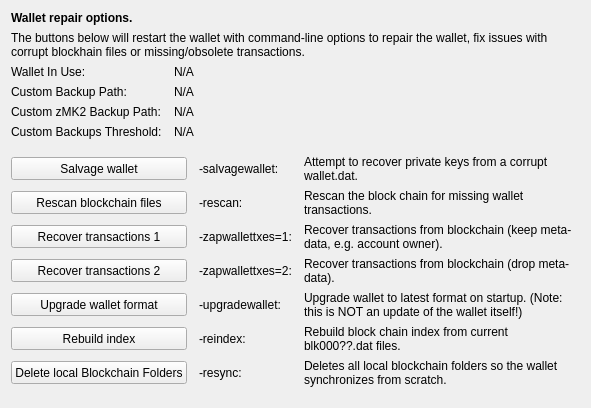
     <widget class="QWidget" name="tab_repair">
      <attribute name="title">
       <string>&amp;Wallet Repair</string>
      </attribute>
      <layout class="QGridLayout" name="gridLayout_4" columnstretch="0,0,0,0">
       <property name="horizontalSpacing">
        <number>12</number>
       </property>
       <item row="0" column="0" colspan="4">
        <widget class="QLabel" name="label_repair_header">
         <property name="font">
          <font>
           <weight>75</weight>
           <bold>true</bold>
          </font>
         </property>
         <property name="text">
          <string>Wallet repair options.</string>
         </property>
        </widget>
       </item>
       <item row="1" column="0" colspan="4">
        <widget class="QLabel" name="label_repair_helptext">
         <property name="font">
          <font>
           <weight>50</weight>
           <bold>false</bold>
          </font>
         </property>
         <property name="text">
          <string>The buttons below will restart the wallet with command-line options to repair the wallet, fix issues with corrupt blockhain files or missing/obsolete transactions.</string>
         </property>
         <property name="wordWrap">
          <bool>true</bool>
         </property>
        </widget>
       </item>
       <item row="2" column="0">
        <widget class="QLabel" name="wallet_path_label">
         <property name="text">
          <string>Wallet In Use:</string>
         </property>
        </widget>
       </item>
       <item row="2" column="1" colspan="3">
        <widget class="QLabel" name="wallet_path">
         <property name="cursor">
          <cursorShape>IBeamCursor</cursorShape>
         </property>
         <property name="text">
          <string>N/A</string>
         </property>
         <property name="textFormat">
          <enum>Qt::PlainText</enum>
         </property>
         <property name="textInteractionFlags">
          <set>Qt::LinksAccessibleByMouse|Qt::TextSelectableByKeyboard|Qt::TextSelectableByMouse</set>
         </property>
        </widget>
       </item>
       <item row="3" column="0">
        <widget class="QLabel" name="wallet_custombackuppath_label">
         <property name="visible">
          <bool>false</bool>
         </property>
         <property name="text">
          <string>Custom Backup Path:</string>
         </property>
        </widget>
       </item>
       <item row="3" column="1" colspan="3">
        <widget class="QLabel" name="wallet_custombackuppath">
         <property name="cursor">
          <cursorShape>IBeamCursor</cursorShape>
         </property>
         <property name="visible">
          <bool>false</bool>
         </property>
         <property name="text">
          <string>N/A</string>
         </property>
         <property name="textFormat">
          <enum>Qt::PlainText</enum>
         </property>
         <property name="textInteractionFlags">
          <set>Qt::LinksAccessibleByMouse|Qt::TextSelectableByKeyboard|Qt::TextSelectableByMouse</set>
         </property>
        </widget>
       </item>
       <item row="4" column="0">
        <widget class="QLabel" name="wallet_customzmk2backuppath_label">
         <property name="visible">
          <bool>false</bool>
         </property>
         <property name="text">
          <string>Custom zMK2 Backup Path:</string>
         </property>
        </widget>
       </item>
       <item row="4" column="1" colspan="3">
        <widget class="QLabel" name="wallet_customzmk2backuppath">
         <property name="cursor">
          <cursorShape>IBeamCursor</cursorShape>
         </property>
         <property name="visible">
          <bool>false</bool>
         </property>
         <property name="text">
          <string>N/A</string>
         </property>
         <property name="textFormat">
          <enum>Qt::PlainText</enum>
         </property>
         <property name="textInteractionFlags">
          <set>Qt::LinksAccessibleByMouse|Qt::TextSelectableByKeyboard|Qt::TextSelectableByMouse</set>
         </property>
        </widget>
       </item>
       <item row="5" column="0">
        <widget class="QLabel" name="wallet_custombackupthreshold_label">
         <property name="visible">
          <bool>false</bool>
         </property>
         <property name="text">
          <string>Custom Backups Threshold:</string>
         </property>
        </widget>
       </item>
       <item row="5" column="1" colspan="3">
        <widget class="QLabel" name="wallet_custombackupthreshold">
         <property name="cursor">
          <cursorShape>IBeamCursor</cursorShape>
         </property>
         <property name="visible">
          <bool>false</bool>
         </property>
         <property name="text">
          <string>N/A</string>
         </property>
         <property name="textFormat">
          <enum>Qt::PlainText</enum>
         </property>
         <property name="textInteractionFlags">
          <set>Qt::LinksAccessibleByMouse|Qt::TextSelectableByKeyboard|Qt::TextSelectableByMouse</set>
         </property>
        </widget>
       </item>
       <item row="6" column="0">
        <spacer name="verticalSpacer_repair1">
         <property name="orientation">
          <enum>Qt::Vertical</enum>
         </property>
         <property name="sizeHint" stdset="0">
          <size>
           <width>10</width>
           <height>10</height>
          </size>
         </property>
        </spacer>
       </item>
       <item row="7" column="0" colspan="2">
        <widget class="QPushButton" name="btn_salvagewallet">
         <property name="minimumSize">
          <size>
           <width>100</width>
           <height>23</height>
          </size>
         </property>
         <property name="text">
          <string>Salvage wallet</string>
         </property>
        </widget>
       </item>
       <item row="7" column="2">
        <widget class="QLabel" name="label_repair_salvage_command">
         <property name="text">
          <string notr="true">-salvagewallet:</string>
         </property>
        </widget>
       </item>
       <item row="7" column="3">
        <widget class="QLabel" name="label_repair_salvage">
         <property name="text">
          <string>Attempt to recover private keys from a corrupt wallet.dat.</string>
         </property>
         <property name="wordWrap">
          <bool>true</bool>
         </property>
        </widget>
       </item>
       <item row="8" column="0" colspan="2">
        <widget class="QPushButton" name="btn_rescan">
         <property name="minimumSize">
          <size>
           <width>100</width>
           <height>23</height>
          </size>
         </property>
         <property name="text">
          <string>Rescan blockchain files</string>
         </property>
        </widget>
       </item>
       <item row="8" column="2">
        <widget class="QLabel" name="label_repair_rescan_command">
         <property name="text">
          <string notr="true">-rescan:</string>
         </property>
        </widget>
       </item>
       <item row="8" column="3">
        <widget class="QLabel" name="label_repair_rescan">
         <property name="text">
          <string>Rescan the block chain for missing wallet transactions.</string>
         </property>
         <property name="wordWrap">
          <bool>true</bool>
         </property>
        </widget>
       </item>
       <item row="9" column="0" colspan="2">
        <widget class="QPushButton" name="btn_zapwallettxes1">
         <property name="minimumSize">
          <size>
           <width>100</width>
           <height>23</height>
          </size>
         </property>
         <property name="text">
          <string>Recover transactions 1</string>
         </property>
        </widget>
       </item>
       <item row="9" column="2">
        <widget class="QLabel" name="label_repair_zap1_command">
         <property name="text">
          <string notr="true">-zapwallettxes=1:</string>
         </property>
        </widget>
       </item>
       <item row="9" column="3">
        <widget class="QLabel" name="label_repair_zap1">
         <property name="text">
          <string>Recover transactions from blockchain (keep meta-data, e.g. account owner).</string>
         </property>
         <property name="wordWrap">
          <bool>true</bool>
         </property>
        </widget>
       </item>
       <item row="10" column="0" colspan="2">
        <widget class="QPushButton" name="btn_zapwallettxes2">
         <property name="minimumSize">
          <size>
           <width>100</width>
           <height>23</height>
          </size>
         </property>
         <property name="text">
          <string>Recover transactions 2</string>
         </property>
        </widget>
       </item>
       <item row="10" column="2">
        <widget class="QLabel" name="label_repair_zap2_command">
         <property name="text">
          <string notr="true">-zapwallettxes=2:</string>
         </property>
        </widget>
       </item>
       <item row="10" column="3">
        <widget class="QLabel" name="label_repair_zap2">
         <property name="text">
          <string>Recover transactions from blockchain (drop meta-data).</string>
         </property>
         <property name="wordWrap">
          <bool>true</bool>
         </property>
        </widget>
       </item>
       <item row="11" column="0" colspan="2">
        <widget class="QPushButton" name="btn_upgradewallet">
         <property name="minimumSize">
          <size>
           <width>100</width>
           <height>23</height>
          </size>
         </property>
         <property name="text">
          <string>Upgrade wallet format</string>
         </property>
        </widget>
       </item>
       <item row="11" column="2">
        <widget class="QLabel" name="label_repair_upgrade_command">
         <property name="text">
          <string notr="true">-upgradewallet:</string>
         </property>
        </widget>
       </item>
       <item row="11" column="3">
        <widget class="QLabel" name="label_repair_upgrade">
         <property name="text">
          <string>Upgrade wallet to latest format on startup. (Note: this is NOT an update of the wallet itself!)</string>
         </property>
         <property name="wordWrap">
          <bool>true</bool>
         </property>
        </widget>
       </item>
       <item row="12" column="0" colspan="2">
        <widget class="QPushButton" name="btn_reindex">
         <property name="minimumSize">
          <size>
           <width>100</width>
           <height>23</height>
          </size>
         </property>
         <property name="text">
          <string>Rebuild index</string>
         </property>
        </widget>
       </item>
       <item row="12" column="2">
        <widget class="QLabel" name="label_repair_reindex_command">
         <property name="text">
          <string notr="true">-reindex:</string>
         </property>
        </widget>
       </item>
       <item row="12" column="3">
        <widget class="QLabel" name="label_repair_reindex">
         <property name="text">
          <string>Rebuild block chain index from current blk000??.dat files.</string>
         </property>
         <property name="wordWrap">
          <bool>true</bool>
         </property>
        </widget>
       </item>
       <item row="13" column="0" colspan="2">
        <widget class="QPushButton" name="btn_resync">
         <property name="minimumSize">
          <size>
           <width>100</width>
           <height>23</height>
          </size>
         </property>
         <property name="text">
          <string>Delete local Blockchain Folders</string>
         </property>
        </widget>
       </item>
       <item row="13" column="2">
        <widget class="QLabel" name="label_repair_resync_command">
         <property name="text">
          <string>-resync:</string>
         </property>
        </widget>
       </item>
       <item row="13" column="3">
        <widget class="QLabel" name="label_repair_resync">
         <property name="text">
          <string>Deletes all local blockchain folders so the wallet synchronizes from scratch.</string>
         </property>
         <property name="wordWrap">
          <bool>true</bool>
         </property>
        </widget>
       </item>
       <item row="14" column="0">
        <spacer name="verticalSpacer_repair2">
         <property name="orientation">
          <enum>Qt::Vertical</enum>
         </property>
         <property name="sizeHint" stdset="0">
          <size>
           <width>20</width>
           <height>10</height>
          </size>
         </property>
        </spacer>
       </item>
      </layout>
     </widget>
